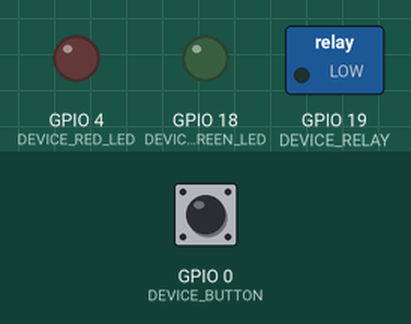
This sketch was run on a simulated ESP32. Shown: switched loads named in the sketch (green lamp = pin HIGH), output pins drawn as LEDs (lit = HIGH). Inputs (shaded band) come from the test bench; at power-on: GPIO 0 (DEVICE_BUTTON) HIGH. WiFi joins after 1.5 s; servers stay silent unless stated; no MQTT or app messages arrive unless stated; what the sketch prints to the serial monitor is not drawn.

Above: at 2.7 s.
2.8 s: GPIO 0 (DEVICE_BUTTON) pulled LOW for 0.15 s
At 3.9 s:
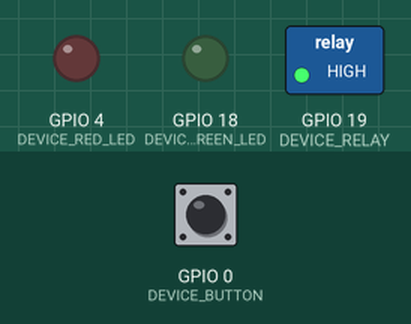
4.4 s: GPIO 0 (DEVICE_BUTTON) pulled LOW for 1 s
At 6.4 s:
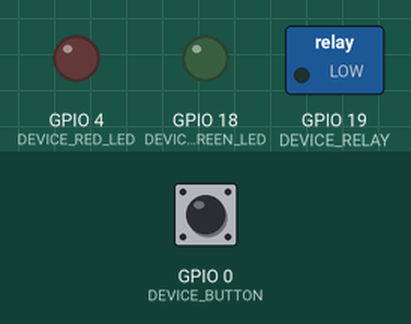
8.4 s: GPIO 0 (DEVICE_BUTTON) pulled LOW for 0.15 s
At 10.1 s:
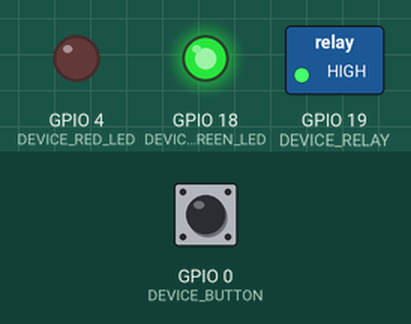
13.0 s: GPIO 0 (DEVICE_BUTTON) pulled LOW for 3.2 s
At 20.3 s:
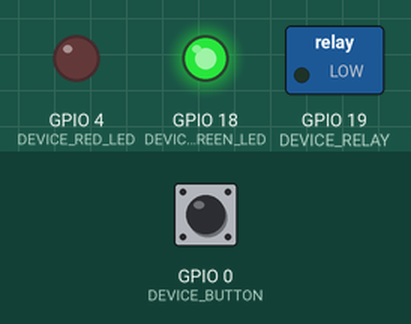
Timing chart, 0 to 21.7 s (numbered marks = the images above; inputs shaded):
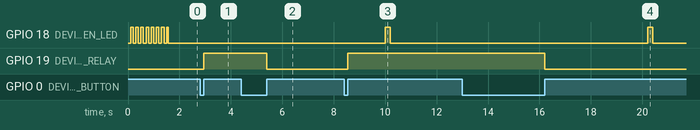

Measured:
- after the input at 2.8 s, GPIO 19 (DEVICE_RELAY): LOW → HIGH after 0.15 s
- after the input at 4.4 s, GPIO 19 (DEVICE_RELAY): HIGH → LOW after 1.0 s
- after the input at 8.4 s, GPIO 19 (DEVICE_RELAY): LOW → HIGH after 0.15 s
- after the input at 13.0 s, GPIO 19 (DEVICE_RELAY): HIGH → LOW after 3.2 s

The sketch:

watson.ino
```cpp
// (licence header left out)
#include <WiFi.h>
#include <PubSubClient.h>
#include <Ticker.h>
#include <HTTPClient.h>
#include <SPI.h>

const char* ssid = "yourNetworkName";
const char* password =  "yourNetworkPass";

//-------- Customise these values -----------

#define ORG "change"
#define DEVICE_TYPE "change"
#define DEVICE_ID "change"
#define TOKEN "change"

//-------- Customise the above values --------

#define DEVICE_BUTTON 0
#define DEVICE_RELAY 19
#define DEVICE_GREEN_LED 18
#define DEVICE_RED_LED 4

Ticker ledBlinker;

char server[] = ORG ".messaging.internetofthings.ibmcloud.com";
char authMethod[] = "use-token-auth";
char token[] = TOKEN;
char clientId[] = "d:" ORG ":" DEVICE_TYPE ":" DEVICE_ID;

#define CMD_STATE "/gpio/"

// use the '+' wildcard so it subscribes to any command with any message format
const char commandTopic[] = "iot-2/cmd/+/fmt/+";

void gotMsg(char* topic, byte* payload, unsigned int payloadLength);

WiFiClient wifiClient;
PubSubClient client(server, 1883, gotMsg, wifiClient);

int buttonPressDuration;

void setup() {
 Serial.begin(115200); Serial.println();

 pinMode(DEVICE_RELAY, OUTPUT);
 pinMode(DEVICE_GREEN_LED, OUTPUT);
 pinMode(DEVICE_RED_LED, OUTPUT);

 ledBlinker.attach(0.1, ledBlink); // fast blink indicates Wifi connecting
 wifiConnect();
 ledBlinker.attach(0.4, ledBlink); // slower blink indicates MQTT connecting
 mqttConnect();
 ledBlinker.detach();
 digitalWrite(DEVICE_GREEN_LED, LOW); // low is led on to show connected

 pinMode(DEVICE_BUTTON, INPUT);
 attachInterrupt(DEVICE_BUTTON, buttonPress, CHANGE);
}

int lastHeartBeat;

void loop() {
 if (buttonPressDuration > 0) {
   doCommand(digitalRead(DEVICE_RELAY) ? "off" : "on");
   buttonPressDuration = 0;
 }

 if (!client.loop()) {
   mqttConnect();
 }

 if (millis()-lastHeartBeat > 10000) {
   Serial.print("loop: gpio "); Serial.print(DEVICE_RELAY); Serial.print(" current state ");
   Serial.println(digitalRead(DEVICE_RELAY) ? "On" : "Off");
   digitalWrite(DEVICE_GREEN_LED, HIGH); // flicker LED to show its active
   delay(200);
   digitalWrite(DEVICE_GREEN_LED, LOW);
   lastHeartBeat = millis();
 }
}

void gotMsg(char* topic, byte* payload, unsigned int payloadLength) {
 Serial.print("gotMsg: invoked for topic: "); Serial.println(topic);

 if (String(topic).indexOf(CMD_STATE) > 0) {
   String cmd = "";
   for (int i=0; i<payloadLength; i++) {
     cmd += (char)payload[i];
   }
   doCommand(cmd);
 } else {
   Serial.print("gotMsg: unexpected topic: "); Serial.println(topic);
 }
}

void doCommand(String cmd) {
 int currentState = digitalRead(DEVICE_RELAY);
 int newState = (cmd == "on");
 digitalWrite(DEVICE_RELAY, newState);
 Serial.print("Relay switched from ");
 Serial.print(currentState ? "On" : "Off");Serial.print(" to "); Serial.println(newState ? "On" : "Off");
}

unsigned long startPress = 0;

void buttonPress() {
 int currentState = digitalRead(DEVICE_BUTTON);
 if (currentState == 0) { // 0 is pressed, 1 is released
   startPress = millis();
 } else {
   int diff = millis() - startPress;
   if (diff > 100) { // debounce
     buttonPressDuration = diff;
   }
 }
 Serial.print("Button "); Serial.print(currentState ? "released" : "pressed");
 Serial.print(" duration="); Serial.println(buttonPressDuration);
}

void ledBlink() {
  digitalWrite(DEVICE_GREEN_LED, ! digitalRead(DEVICE_GREEN_LED));
}

void wifiConnect() {
 Serial.print("Connecting to "); Serial.print(ssid);
 WiFi.begin(ssid, password);
 while (WiFi.status() != WL_CONNECTED) {
   delay(500);
   Serial.print(".");
 }
 Serial.print("\nWiFi connected, IP address: "); Serial.println(WiFi.localIP());
}

void mqttConnect() {
 if (!!!client.connected()) {
   Serial.print("Reconnecting MQTT client to "); Serial.println(server);
   while (!!!client.connect(clientId, authMethod, token)) {
     Serial.print(".");
     delay(500);
   }
   Serial.println();
 }

 subscribeTo(commandTopic);
}

void subscribeTo(const char* topic) {
 Serial.print("subscribe to "); Serial.print(topic);
 if (client.subscribe(topic)) {
   Serial.println(" OK");
 } else {
   Serial.println(" FAILED");
 }
}
```
